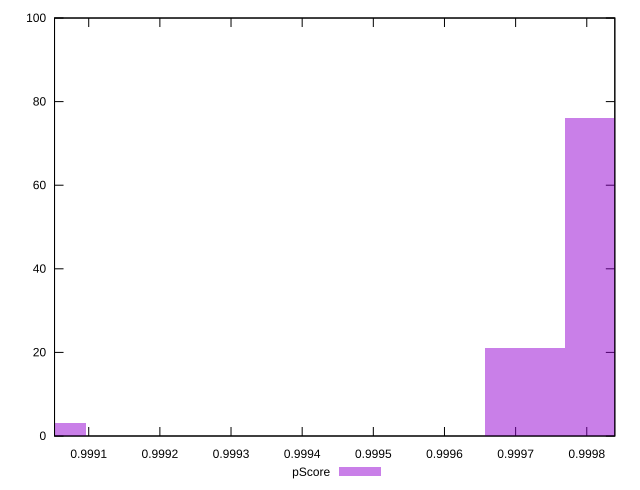

Source code (gnuplot):
reset

$pScore <<EOF
0.9990406432574814 3
0.9998257880315695 76
0.9997136244924141 21
EOF

set key outside below
set boxwidth 0.00011216353915543746
set xrange [0.9990519442166852:0.9998394312547167]
set yrange [0:100]
set trange [0:100]
set style fill transparent solid 0.5 noborder
set terminal svg size 640, 490 enhanced background rgb 'white'
set output "reports/report_00032_2021-02-25T10-28-15.087Z/first-cpu-idle/samples/agenda/pScore/histogram.svg"

plot $pScore title "pScore" with boxes

reset
